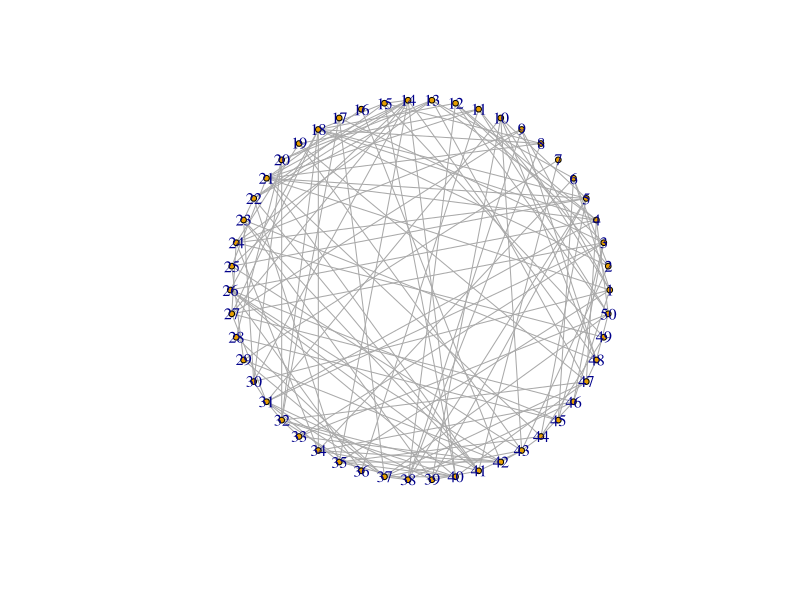

Write R code to recreate this figure. (Note: this script raises an error after producing the figure.)
## An R implementation of Navid Dianati's MLF algorithm
library(igraph)
library(data.table)

# find or generate da standard hairball to prune

pval <- function(mode = "undirected", params) {
  if (mode == "undirected") {
    .pval_undirected(params)
  } else if (mode == "directed") {
    .pval_directed(params)
  } else {
    stop("Mode must be either 'directed' or 'undirected'")
  }
}

.pval_undirected <- function(params) {
  
  w <- params[1]
  ku <- params[2]
  kv <- params[3]
  q <- params[4]
  
  p <- ku * kv * 1 / q / q / 2
  
  binom.test(x = w, n = q, p = p, alternative = "greater")[5] #why does W have to be integer?
}

.pval_directed <- function(params) {
  
  w <- params[1]
  ku_out <- params[2]
  kv_in <- params[3]
  q <- params[4]
  
  p <- ku_out * kv_in * 1 / q / q / 1
  
  binom.test(x = w, n = q, p = p, alternative = "greater")[5]
}


prune <- function(G, df, pct = NULL, num_remove = NULL) {
  if (!is.null(pct)) {
    deathrow <- c()
    n <- ecount(G)
    threshold_index <- n - n * pct / 100
    threshold_value <- sort(E(G)$significance)[threshold_index]
    idx <- E(G)$significance <= threshold_value
    G <- delete.edges(G, which(idx))
    G # fix all this stuff
  } else if (!is.null(num_remove)) {
    n <- ecount(G)
    ind <- sort(E(G)$significance, partial = (num_remove))[num_remove]
    idx <- which(E(G)$significance <= ind)
    G <- delete_edges(G, idx)
    G # fix all this stuff
  } else {
    stop("Something went wrong")
  }
}

compute_sig <- function(G) {
  if (is_directed(G)) {
    .compute_sig_directed(G)
  } else {
    compute_sig_undirected(G)
  }
}

.compute_sig_directed <- function(G) {
  # unimplemented?
}

.compute_sig_undirected <- function(G) {
  G <- rg ##
  ks <- graph.strength(G) # weights used by default
  total_degree <- sum(ks)
  
  all_ends <- as.data.table(ends(G, E(G)))
  strengths <- all_ends[, .(weight = E(G)$weight,
                            s1 = ks[V1],
                            s2 = ks[V2],
                            norm_factor = total_degree / 2)]
  strengths[, I := .I
            ][, pval := pval(params = c(weight, s1, s2, norm_factor)), by = I
              ][, minus_log_p := -log(pval)]
  
  E(G)$significance <- strengths[, minus_log_p]
  
  max_sig <- max(E(G)$significance)
  E(G)$significance[is.null(E(G)$significance)] <- max_sig
  G
}

# generate random graphs to test
rg <- erdos.renyi.game(50, 50 * 3, type = "gnm", directed = F)
rg$layout <- layout.circle
V(rg)$size <- 3
plot(rg)
E(rg)$weight <- sample(seq_len(20), length(E(rg)), replace = T)

test <- compute_sig(rg) #works!
test2 <- prune(test, pct = 30)
